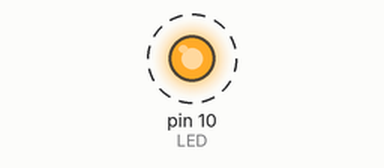
This sketch was run on a simulated Arduino Uno, built with avr-gcc and run on an emulated ATmega328P. On the bench: output pins drawn as LEDs (lit = HIGH). Dashed ring = blinking.

Above: at 0.2 s.
Timing chart, 0 to 3.0 s (numbered marks = the images above):
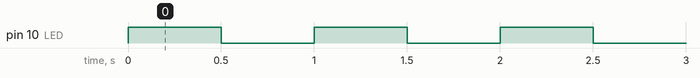

The sketch:

lab3-1-blink-led.ino
```cpp
#define LED (10)
#define DELAY (500)

void setup() {
    // put your setup code here, to run once:
    pinMode(LED, OUTPUT);
}

void loop() {
    // put your main code here, to run repeatedly:
    digitalWrite(LED, HIGH);
    delay(DELAY);
    digitalWrite(LED, LOW);
    delay(DELAY);
}
```

Measured:
- by itself, pin 10 (LED): alternates HIGH for 0.50 s and LOW for 0.50 s
